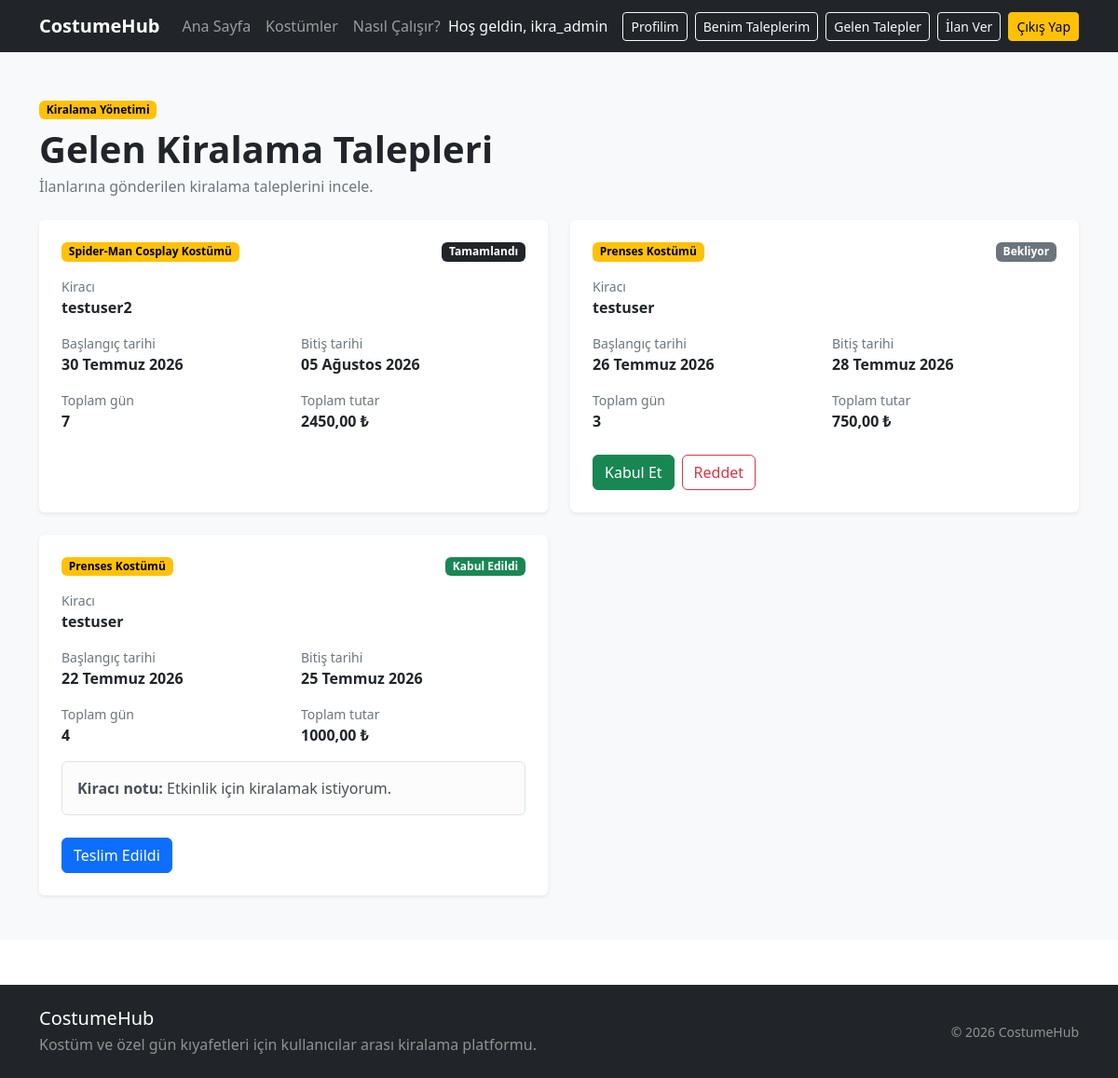
/kiralamalar/gelen-talepler/ (signed in), run on an earlier commit of the app's database.
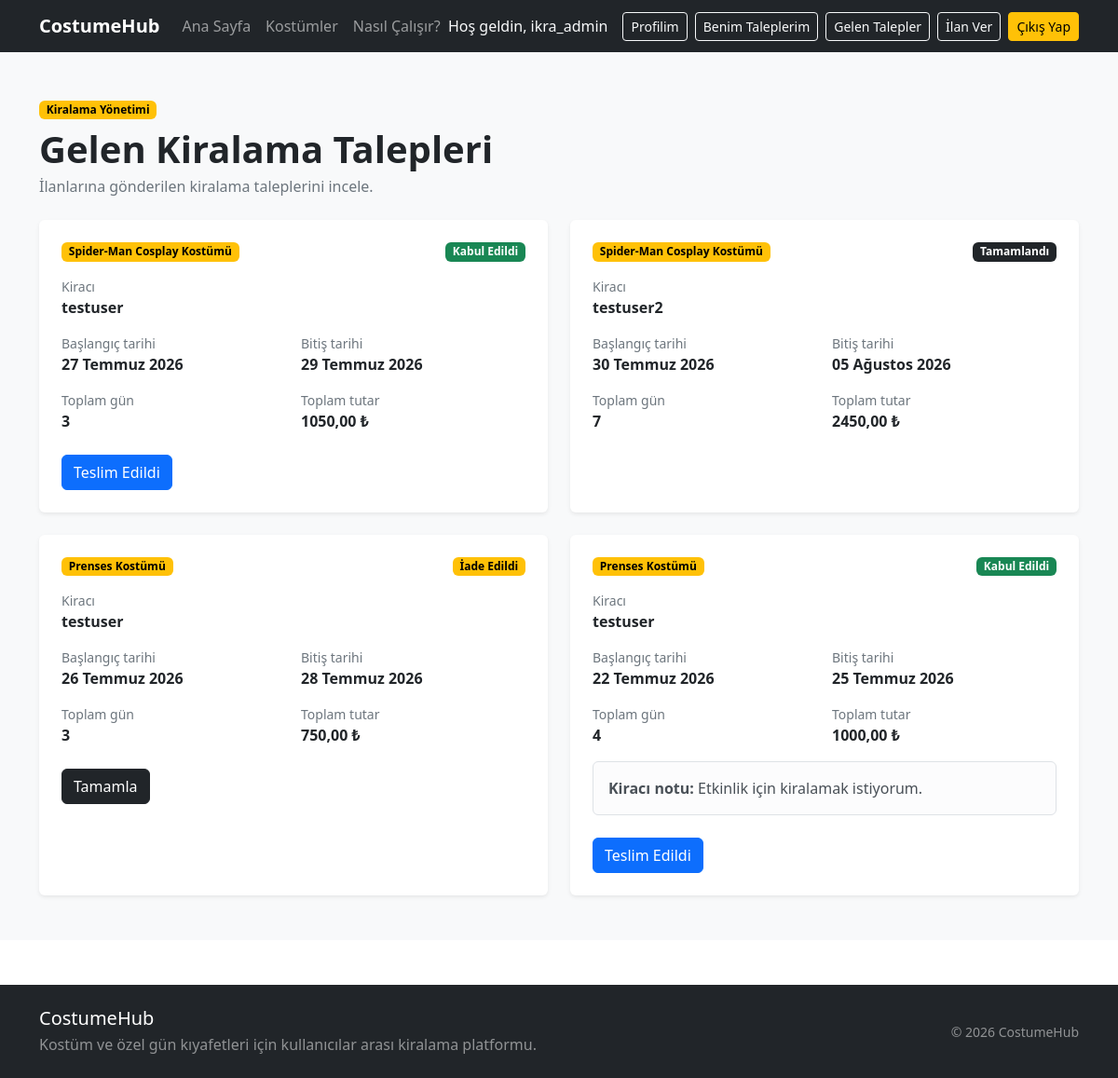
And on a later commit of the database.
### rentals/models.py (models this page shows, shortened)
class KiralamaTalebi(models.Model):
    DURUM_SECENEKLERI = [
        ("BEKLIYOR", "Bekliyor"),
        ("KABUL_EDILDI", "Kabul Edildi"),
        ("TESLIM_EDILDI", "Teslim Edildi"),
        ("IADE_EDILDI", "İade Edildi"),
        ("TAMAMLANDI", "Tamamlandı"),
        ("REDDEDILDI", "Reddedildi"),
        ("IPTAL_EDILDI", "İptal Edildi"),
    ]
    ilan = models.ForeignKey(
        "products.Ilan",
        on_delete=models.CASCADE,
        related_name="kiralama_talepleri",
        verbose_name="İlan",
    )
    kiraci = models.ForeignKey(
        settings.AUTH_USER_MODEL,
        on_delete=models.CASCADE,
        related_name="kiralama_talepleri",
        verbose_name="Kiracı",
    )
    baslangic_tarihi = models.DateField(
        verbose_name="Başlangıç tarihi",
    )
    bitis_tarihi = models.DateField(
        verbose_name="Bitiş tarihi",
    )
    toplam_gun = models.PositiveIntegerField(
        verbose_name="Toplam gün",
    )
    toplam_tutar = models.DecimalField(
        max_digits=10,
        decimal_places=2,
        verbose_name="Toplam tutar",
    )
    durum = models.CharField(
        max_length=20,
        choices=DURUM_SECENEKLERI,
        default="BEKLIYOR",
        verbose_name="Talep durumu",
    )
    not_metni = models.TextField(
        blank=True,
        verbose_name="Kiracı notu",
    )
    olusturulma_tarihi = models.DateTimeField(
        auto_now_add=True,
        verbose_name="Oluşturulma tarihi",
    )
    guncellenme_tarihi = models.DateTimeField(
        auto_now=True,
        verbose_name="Güncellenme tarihi",
    )
    class Meta:
        verbose_name = "Kiralama talebi"
        verbose_name_plural = "Kiralama talepleri"
        ordering = ["-olusturulma_tarihi"]

### products/models.py (models this page shows, shortened)
class Ilan(models.Model):
    BEDEN_SECENEKLERI = [
        ("XS", "XS"),
        ("S", "S"),
        ("M", "M"),
        ("L", "L"),
        ("XL", "XL"),
        ("XXL", "XXL"),
        ("STANDART", "Standart"),
    ]
    DURUM_SECENEKLERI = [
        ("TASLAK", "Taslak"),
        ("YAYINDA", "Yayında"),
        ("PASIF", "Pasif"),
    ]
    ilan_sahibi = models.ForeignKey(
        settings.AUTH_USER_MODEL,
        on_delete=models.CASCADE,
        related_name="ilanlar",
        verbose_name="İlan sahibi",
    )
    kategori = models.ForeignKey(
        Kategori,
        on_delete=models.PROTECT,
        related_name="ilanlar",
        verbose_name="Kategori",
    )
    baslik = models.CharField(
        max_length=150,
        verbose_name="İlan başlığı",
    )
    aciklama = models.TextField(
        max_length=2000,
        verbose_name="Açıklama",
    )
    fotograf = models.ImageField(
    upload_to="ilanlar/",
    blank=True,
    null=True,
    verbose_name="İlan fotoğrafı",
)
    beden = models.CharField(
        max_length=20,
        choices=BEDEN_SECENEKLERI,
        verbose_name="Beden",
    )
    renk = models.CharField(
        max_length=50,
        verbose_name="Renk",
    )
    gunluk_fiyat = models.DecimalField(
        max_digits=10,
        decimal_places=2,
        verbose_name="Günlük kiralama ücreti",
    )
    depozito = models.DecimalField(
        max_digits=10,
        decimal_places=2,
        default=0,
        verbose_name="Depozito",
    )
    sehir = models.CharField(
        max_length=50,
        verbose_name="Şehir",
    )
    durum = models.CharField(
        max_length=20,
        choices=DURUM_SECENEKLERI,
        default="YAYINDA",
        verbose_name="İlan durumu",
    )
    mevcut_mu = models.BooleanField(
        default=True,
        verbose_name="Kiralamaya uygun mu?",
    )
    olusturulma_tarihi = models.DateTimeField(
        auto_now_add=True,
    )
    guncellenme_tarihi = models.DateTimeField(
        auto_now=True,
    )
    class Meta:
        verbose_name = "İlan"
        verbose_name_plural = "İlanlar"
        ordering = ["-olusturulma_tarihi"]

### rentals/views.py (the view)
@login_required
def gelen_kiralama_talepleri(request):
    talepler = (
        KiralamaTalebi.objects.filter(
            ilan__ilan_sahibi=request.user,
        )
        .select_related(
            "ilan",
            "kiraci",
        )
        .order_by("-olusturulma_tarihi")
    )
    return render(
        request,
        "rentals/gelen_kiralama_talepleri.html",
        {
            "talepler": talepler,
        },
    )

### templates/rentals/gelen_kiralama_talepleri.html (shortened to what the changed rows need)
{% extends "base.html" %}
{% block content %}
<section class="py-5 bg-light">
    <div class="container">
        <div class="mb-4">
            <h1 class="fw-bold mb-1">
                Gelen Kiralama Talepleri
            </h1>
        </div>
        {% if talepler %}
            <div class="row g-4">
                {% for talep in talepler %}
                    <div class="col-lg-6">
                        <div class="card h-100 border-0 shadow-sm">
                            <div class="card-body p-4">
                                <div class="d-flex justify-content-between align-items-start mb-3">
                                    <span class="badge text-bg-warning">
                                        {{ talep.ilan.baslik }}
                                    </span>
                                    {% if talep.durum == "BEKLIYOR" %}
                                        <span class="badge text-bg-secondary">
                                            Bekliyor
                                        </span>
                                    {% elif talep.durum == "KABUL_EDILDI" %}
                                        <span class="badge text-bg-success">
                                            Kabul Edildi
                                        </span>
                                    {% elif talep.durum == "TESLIM_EDILDI" %}
                                        <span class="badge text-bg-primary">
                                            Teslim Edildi
                                        </span>
                                    {% elif talep.durum == "IADE_EDILDI" %}
                                        <span class="badge text-bg-warning">
                                            İade Edildi
                                        </span>
                                    {% elif talep.durum == "TAMAMLANDI" %}
                                        <span class="badge text-bg-dark">
                                            Tamamlandı
                                        </span>
                                    {% elif talep.durum == "REDDEDILDI" %}
                                        <span class="badge text-bg-danger">
                                            Reddedildi
                                        </span>
                                    {% elif talep.durum == "IPTAL_EDILDI" %}
                                        <span class="badge text-bg-dark">
                                            İptal Edildi
                                        </span>
                                    {% else %}
                                        <span class="badge text-bg-light">
                                            {{ talep.get_durum_display }}
                                        </span>
                                    {% endif %}
                                </div>
                                <div class="mb-3">
                                    <div class="small text-secondary">
                                        Kiracı
                                    </div>
                                    <div class="fw-semibold">
                                        {{ talep.kiraci.username }}
                                    </div>
                                </div>
                                <div class="row g-3 mb-3">
                                    <div class="col-sm-6">
                                        <div class="small text-secondary">
                                            Başlangıç tarihi
                                        </div>
                                        <div class="fw-semibold">
                                            {{ talep.baslangic_tarihi }}
                                        </div>
                                    </div>
                                    <div class="col-sm-6">
                                        <div class="small text-secondary">
                                            Bitiş tarihi
                                        </div>
                                        <div class="fw-semibold">
                                            {{ talep.bitis_tarihi }}
                                        </div>
                                    </div>
                                    <div class="col-sm-6">
                                        <div class="small text-secondary">
                                            Toplam gün
                                        </div>
                                        <div class="fw-semibold">
                                            {{ talep.toplam_gun }}
                                        </div>
                                    </div>
                                    <div class="col-sm-6">
                                        <div class="small text-secondary">
                                            Toplam tutar
                                        </div>
                                        <div class="fw-bold">
                                            {{ talep.toplam_tutar }} ₺
                                        </div>
                                    </div>
                                </div>
                                {% if talep.not_metni %}
                                    <div class="alert alert-light border">
                                        <strong>Kiracı notu:</strong>
                                        {{ talep.not_metni }}
                                    </div>
                                {% endif %}
                                {% if talep.durum == "BEKLIYOR" %}
                                    <div class="d-flex gap-2 mt-4">
                                        <form
                                            method="POST"
                                            action="{% url 'rentals:kiralama_talebi_kabul_et' talep.id %}"
                                        >
                                            <button
                                                type="submit"
                                                class="btn btn-success"
                                            >
                                                Kabul Et
                                            </button>
                                        </form>
                                        <form
                                            method="POST"
                                            action="{% url 'rentals:kiralama_talebi_reddet' talep.id %}"
                                        >
                                            <button
                                                type="submit"
                                                class="btn btn-outline-danger"
                                            >
                                                Reddet
                                            </button>
                                        </form>
                                    </div>
                                {% elif talep.durum == "KABUL_EDILDI" %}
                                    <form
                                        method="POST"
                                        action="{% url 'rentals:kiralama_talebi_teslim_et' talep.id %}"
                                        class="mt-4"
                                    >
                                        <button
                                            type="submit"
                                            class="btn btn-primary"
                                        >
                                            Teslim Edildi
                                        </button>
                                    </form>
                                {% elif talep.durum == "IADE_EDILDI" %}
                                    <form
                                        method="POST"
                                        action="{% url 'rentals:kiralama_talebi_tamamla' talep.id %}"
                                        class="mt-4"
                                    >
                                        <button
                                            type="submit"
                                            class="btn btn-dark"
                                        >
                                            Tamamla
                                        </button>
                                    </form>
                                {% endif %}
                            </div>
                        </div>
                    </div>
                {% endfor %}
            </div>
        {% endif %}
    </div>
</section>
{% endblock %}

What changed in the data, as far as the page shows it:
added KiralamaTalebi: ilan.baslik "Spider-Man Cosplay Kostümü", durum "Kabul Edildi", kiraci.username "testuser", baslangic_tarihi "27 Temmuz 2026", bitis_tarihi "29 Temmuz 2026", toplam_gun "3", toplam_tutar "1050,00"
changed KiralamaTalebi "26 Temmuz 2026": durum "Bekliyor Kabul Et Reddet" → "İade Edildi Tamamla"
